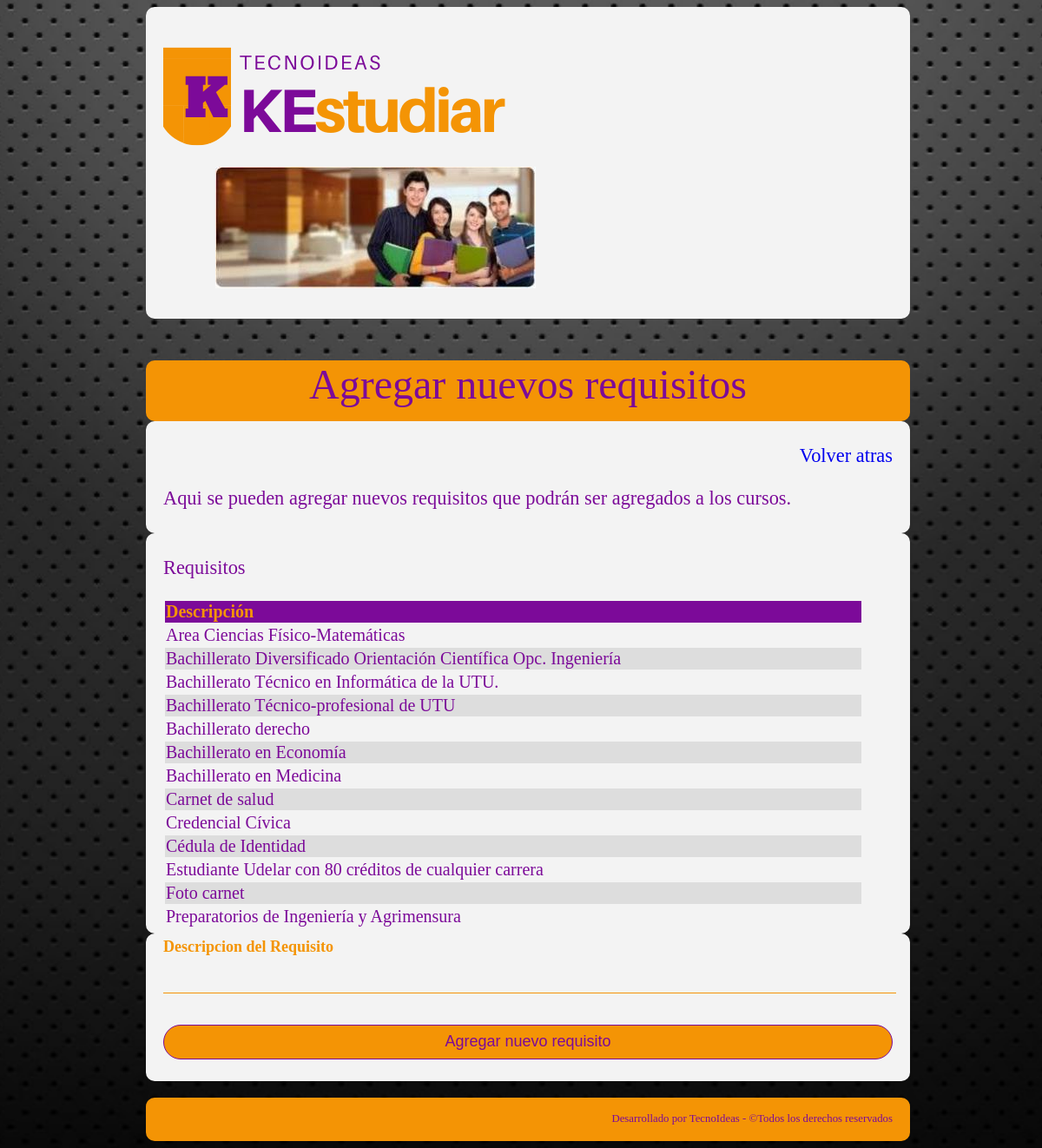
The app's page /requisito/10/1/Facultad de Ingeniería/Analista de Sistemas with its own data.
### core/models.py (models this page shows, shortened)
class Requisito(models.Model):
    nombre = models.CharField(max_length = 100, blank = False, null = False)
    class Meta:
        verbose_name = 'Requisito'
        verbose_name_plural = 'Requisitos'
        ordering = ['nombre']

### core/views.py (the view, shortened to what this page needs)
# urls.py: path('requisito/<id>/<institucion>/<nombre>/<cNombre>', requisito, name = 'requisito'),
def requisito(request, id, institucion, nombre, cNombre):
    requisito = Requisito.objects.all().order_by('nombre')
    parametros = {
        'requisito':requisito,
        'id':id,
        'institucion':institucion,
        'nombre':nombre,
        'cNombre':cNombre
    }
    return render(request, 'core/requisito.html', parametros)

### core/templates/core/requisito.html (shortened to what this page needs)
{% extends 'core/base.html' %}
{% load static %}
{% block body %}
<body>
	<header>
		<h1>
			<a href="{% url 'home' %}">
				<img src="{% static 'core/img/logoKE.png' %}" alt="logoKE.jpg">
			</a>
			<a id="imagen">
				<img src="{% static 'core/img/banner.jpg' %}" alt="banner"/>
			</a>
		</h1>
	</header>
	<section id="titulo">
		<p>Agregar nuevos requisitos</p>
	</section>
	<section id="presentacion">
		<p style="text-align: right">
		<a href="{% url 'requisitoC' id institucion nombre cNombre %}">Volver atras</a>
		</p>
		<p>
			Aqui se pueden agregar nuevos requisitos que podrán ser agregados a los cursos.
		</p>
	</section>
  <section id="requisitos">
    <p>
      Requisitos
    </p>
    <div id="tabla">
      <table>
        <thead>
          <tr>
            <th width="800px">Descripción</th>
          </tr>
        </thead>
        {% for r in requisito %}
        <tr id="col1">
          <td>{{r.nombre}}</td>
        </tr>
        {% endfor %}
      </table>
    </div>
  </section>
	<section id="formReg">
		<form action="" id="requisitoC" method="POST">
      <label for="Descripción">Descripcion del Requisito</label>
      <input type="text" name="txtNombre" id="txtNombre">
			<input type="submit" name="btnAgregar" value="Agregar nuevo requisito">
		</form>
	</section>
	<footer>
		<p>Desarrollado por TecnoIdeas - ©Todos los derechos reservados</p>
	</footer>
</body>
{% endblock body %}

### core/static/core/css/estilos.css (style rules this page uses)
body { background: url(../img/fondo.jpg) fixed no-repeat center center; width: 100%; height: 100%; -webkit- background-size: cover; -moz- background-size: cover; -o- background-size: cover; background-size: cover; vertical-align: top; font-family: Calibri }
header { background: #f3f3f3; border-radius: 10px; padding: 5px 20px; width: 70%; height: 100%; margin: 0 auto; }
header h1, nav { display: inline-block; vertical-align: middle; }
a { text-decoration: none; }
header #imagen { padding: 60px; }
#titulo { background: #f49405; border-radius: 10px; padding: 0px 20px; width: 70%; height: 70px; margin: 0 auto; text-align: center; font-size: 48px; color: #7c0a99; }
#presentacion, #cursos, #locaciones, #requisitos, #materias { background: #f3f3f3; border-radius: 10px; padding: 5px 20px; width: 70%; height: 100%; margin: 0 auto; font-family: "Calibri"; font-size: 1.4em; color: #7c0a99; text-align: justify; }
footer { background: #f49405; border-radius: 10px; padding: 5px 20px; width: 70%; height: 100%; margin: 0 auto; font-family: "Calibri"; font-size: 0.8em; color: #7c0a99; text-align: right; }
#formReg { background: #f3f3f3; border-radius: 10px; padding: 5px 20px; width: 70%; height: 100%; margin: 0 auto; }
#formReg label { color: #f49405; margin: 0; padding: 0; font-weight: bold; font-size: 18px; display: block; }
#formReg input { width: 100%; margin-bottom: 20px; }
#formReg input[type="text"], #formReg input[type="password"], #formReg input[type="email"] { border: none; border-bottom: 1px solid #f49405; background: transparent; outline: none; height: 40px; color: #7c0a99; font-size: 16px }
#formReg input[type="submit"] { border: 1px solid #7c0a99; outline: none; height: 40px; background: #f49405; color: #7c0a99; font-size: 18px; border-radius: 20px; }
#cursos, #requisitos, #materias { background: #f3f3f3; border-radius: 10px; padding: 5px 20px; width: 70%; height: 100%; margin: 0 auto; align-content: center; border-collapse: collapse; text-align: left; }
#tabla { font-family: Calibri; font-size: 20px; background-color: #f3f3f3; color: #7c0a99; }
th, td { padding: 10; border-bottom; solid 5px #f3f3f3; }
thead { background-color: #7c0a99; color: #f49405; }
tr:nth-child(even) { background-color: #ddd; }

### records on screen
Requisito: nombre "Area Ciencias Físico-Matemáticas"
Requisito: nombre "Bachillerato Diversificado Orientación Científica Opc. Ingeniería"
Requisito: nombre "Bachillerato Técnico en Informática de la UTU."
Requisito: nombre "Bachillerato Técnico-profesional de UTU"
Requisito: nombre "Bachillerato derecho"
Requisito: nombre "Bachillerato en Economía"
Requisito: nombre "Bachillerato en Medicina"
Requisito: nombre "Carnet de salud"
Requisito: nombre "Credencial Cívica"
Requisito: nombre "Cédula de Identidad"
Requisito: nombre "Estudiante Udelar con 80 créditos de cualquier carrera"
Requisito: nombre "Foto carnet"
Requisito: nombre "Preparatorios de Ingeniería y Agrimensura"
